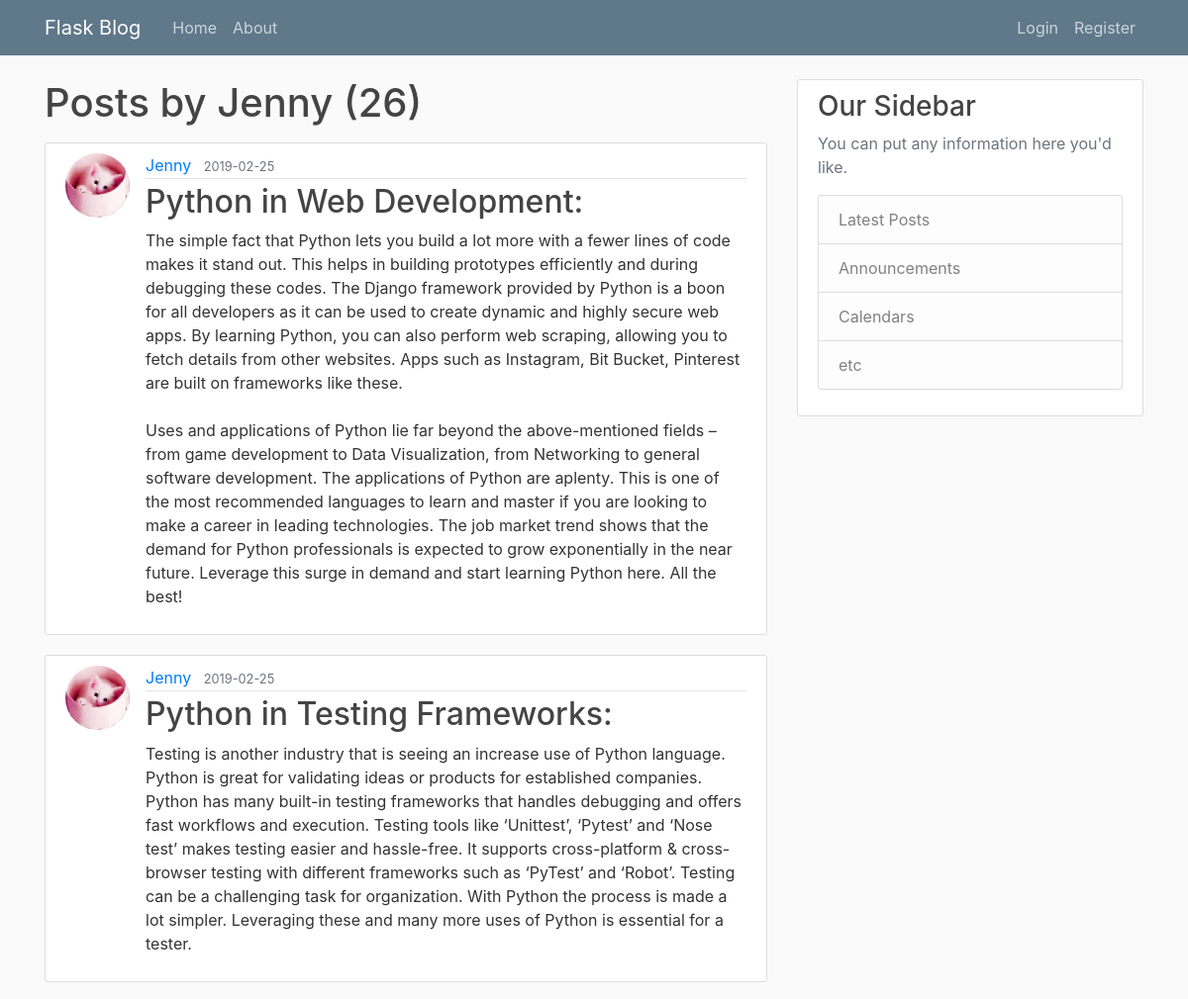
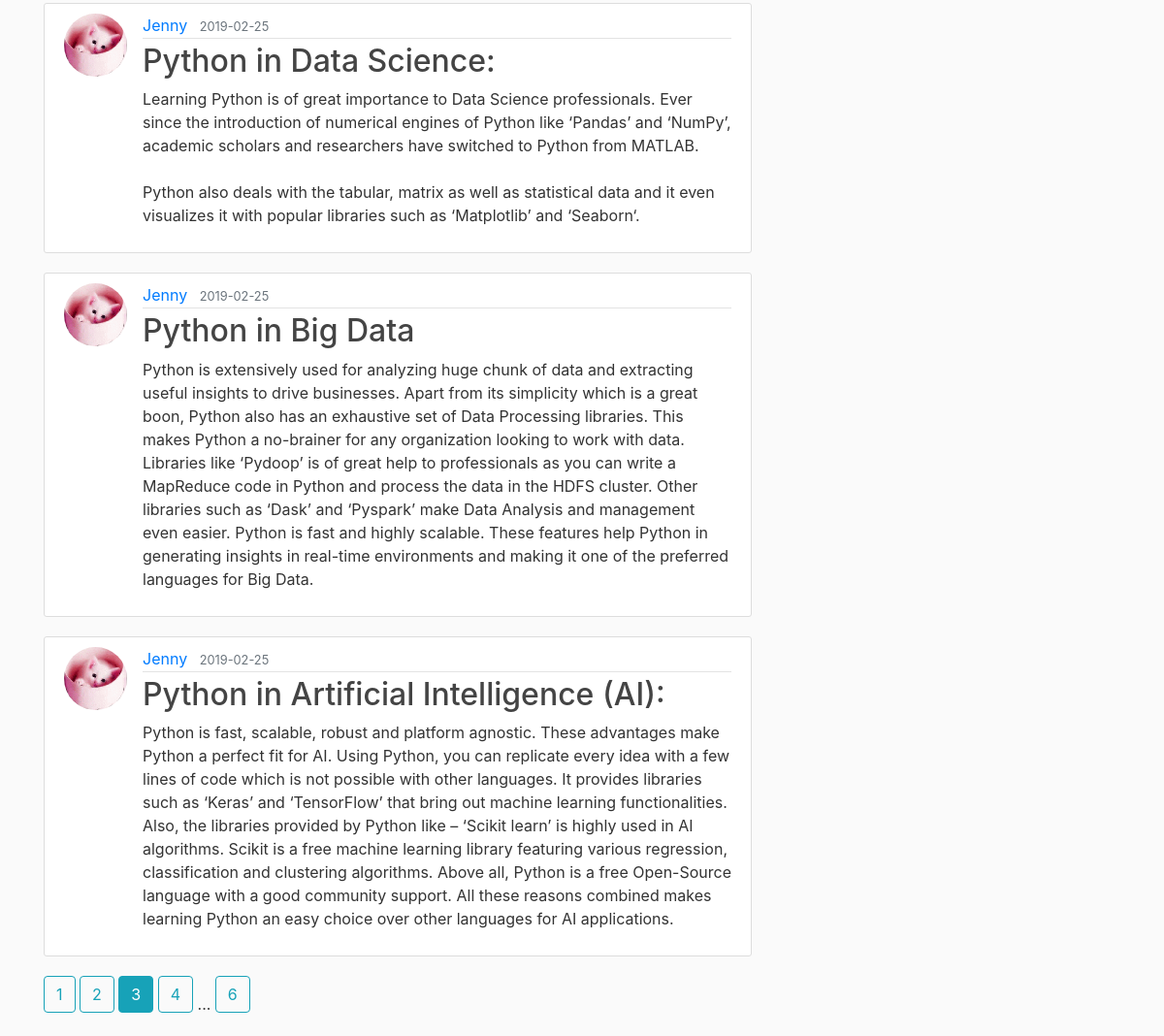
/user/Jenny?page=3, run on the app's committed database (2 pictures, top to bottom).
### flaskblog/models.py (models this page shows, shortened)
class User(db.Model, UserMixin):
    id = db.Column(db.Integer, primary_key=True)
    username = db.Column(db.String(20), unique=True, nullable=False)
    email = db.Column(db.String(120), unique=True, nullable=False)
    image_file = db.Column(db.String(20), nullable=False, default='default.jpg')
    password = db.Column(db.String(60), nullable=False)
    posts = db.relationship('Post', backref='author', lazy=True)

class Post(db.Model):
    id = db.Column(db.Integer, primary_key=True)
    title = db.Column(db.String(100), nullable=False)
    date_posted = db.Column(db.DateTime, nullable=False, default=datetime.utcnow)
    content = db.Column(db.Text, nullable=False)
    user_id = db.Column(db.Integer, db.ForeignKey('user.id'), nullable=False)

### flaskblog/routes.py (the view)
@app.route("/user/<string:username>")
def user_posts(username):
    page = request.args.get('page', 1, type=int)
    user = User.query.filter_by(username=username).first_or_404()
    posts = Post.query.filter_by(author=user)\
        .order_by(Post.date_posted.desc())\
        .paginate(page=page, per_page=5)
    return render_template('user_posts.html', posts=posts, user=user)

### flaskblog/templates/user_posts.html
{% extends "layout.html" %}
{% block content %}
    <h1 class="mb-3">Posts by {{ user.username }} ({{ posts.total }})</h1>
    {% for post in posts.items %}
        <article class="media content-section">
          <img class="rounded-circle article-img" src="{{ url_for('static', filename='profile_pics/' + post.author.image_file) }}"></img>
          <div class="media-body">
            <div class="article-metadata">
              <a class="mr-2" href="{{ url_for('user_posts', username=post.author.username) }}">{{ post.author.username }}</a>
              <small class="text-muted">{{ post.date_posted.strftime('%Y-%m-%d') }}</small>
            </div>
            <h2><a class="article-title" href="{{ url_for('post', post_id=post.id) }}">{{ post.title }}</a></h2>
            <p class="article-content">{{ post.content }}</p>
          </div>
        </article>
    {% endfor %}
    {% for page_num in posts.iter_pages(left_edge=1, right_edge=1, left_current=1, right_current=2) %}
        {% if page_num %}
            {% if posts.page == page_num %}
                <a class="btn btn-info mb-4" href="{{ url_for('user_posts', username=user.username, page=page_num) }}">{{ page_num }}</a>
            {% else %}
                <a class="btn btn-outline-info mb-4" href="{{ url_for('user_posts', username=user.username, page=page_num) }}">{{ page_num }}</a>
        {% endif %}
        {% else %}
            ...
        {% endif %}
    {% endfor %}
{% endblock content %}

### flaskblog/static/main.css (style rules this page uses)
body { background: #fafafa; color: #333333; margin-top: 5rem; }
h1, h2, h3, h4, h5, h6 { color: #444444; }
.content-section { background: #ffffff; padding: 10px 20px; border: 1px solid #dddddd; border-radius: 3px; margin-bottom: 20px; }
.article-title { color: #444444; }
.article-content { white-space: pre-line; }
.article-img { height: 65px; width: 65px; margin-right: 16px; }
.article-metadata { padding-bottom: 1px; margin-bottom: 4px; border-bottom: 1px solid #e3e3e3 }

### data on the page
User: username "Jenny"
Post: image_file (picture), author.username "Jenny", date_posted "2019-02-25", title "Python in Web Development:", content "The simple fact that Python lets you build a lot more with a fewer lines of code makes it stand out. This helps in building prototypes efficiently and during debugging these codes. The Django framework provided by Python is a boon for all developers as it can be used to create dynamic and highly secure web apps. By learning Python, you can also perform web scraping, allowing you to fetch details from other websites. Apps such as Instagram, Bit Bucket, Pinterest are built on frameworks like these. Uses and applications of Python lie far beyond the above-mentioned fields – from game development to Data Visualization, from Networking to general software development. The applications of Python…"
Post: image_file (picture), author.username "Jenny", date_posted "2019-02-25", title "Python in Testing Frameworks:", content "Testing is another industry that is seeing an increase use of Python language. Python is great for validating ideas or products for established companies. Python has many built-in testing frameworks that handles debugging and offers fast workflows and execution. Testing tools like ‘Unittest’, ‘Pytest’ and ‘Nose test’ makes testing easier and hassle-free. It supports cross-platform & cross-browser testing with different frameworks such as ‘PyTest’ and ‘Robot’. Testing can be a challenging task for organization. With Python the process is made a lot simpler. Leveraging these and many more uses of Python is essential for a tester."
Post: image_file (picture), author.username "Jenny", date_posted "2019-02-25", title "Python in Data Science:", content "Learning Python is of great importance to Data Science professionals. Ever since the introduction of numerical engines of Python like ‘Pandas’ and ‘NumPy’, academic scholars and researchers have switched to Python from MATLAB. Python also deals with the tabular, matrix as well as statistical data and it even visualizes it with popular libraries such as ‘Matplotlib’ and ‘Seaborn‘."
Post: image_file (picture), author.username "Jenny", date_posted "2019-02-25", title "Python in Big Data", content "Python is extensively used for analyzing huge chunk of data and extracting useful insights to drive businesses. Apart from its simplicity which is a great boon, Python also has an exhaustive set of Data Processing libraries. This makes Python a no-brainer for any organization looking to work with data. Libraries like ‘Pydoop’ is of great help to professionals as you can write a MapReduce code in Python and process the data in the HDFS cluster. Other libraries such as ‘Dask’ and ‘Pyspark’ make Data Analysis and management even easier. Python is fast and highly scalable. These features help Python in generating insights in real-time environments and making it one of the preferred languages…"
Post: image_file (picture), author.username "Jenny", date_posted "2019-02-25", title "Python in Artificial Intelligence (AI):", content "Python is fast, scalable, robust and platform agnostic. These advantages make Python a perfect fit for AI. Using Python, you can replicate every idea with a few lines of code which is not possible with other languages. It provides libraries such as ‘Keras’ and ‘TensorFlow’ that bring out machine learning functionalities. Also, the libraries provided by Python like – ‘Scikit learn’ is highly used in AI algorithms. Scikit is a free machine learning library featuring various regression, classification and clustering algorithms. Above all, Python is a free Open-Source language with a good community support. All these reasons combined makes learning Python an easy choice over other languages for…"

### other printed values
{{ posts.total }} "26"
{{ page_num }} "1" "2" "4" "6"
{{ page_num }} "3"
